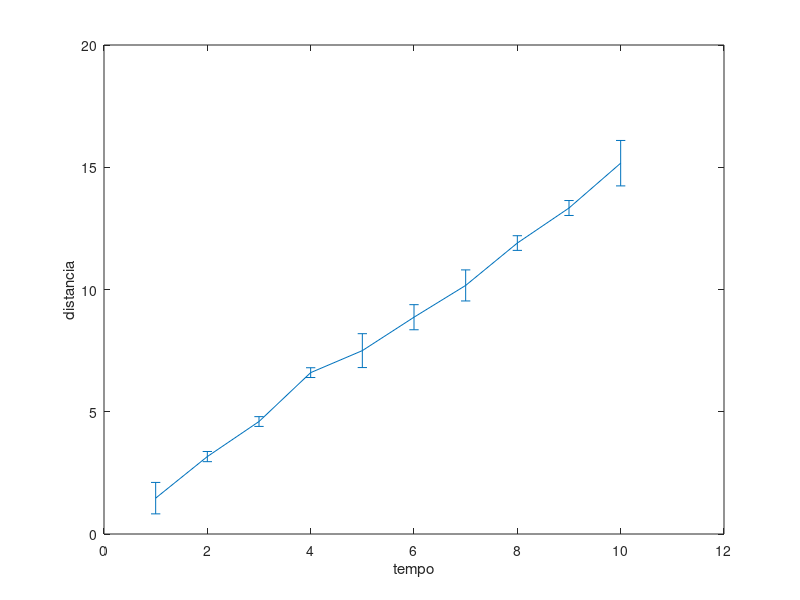
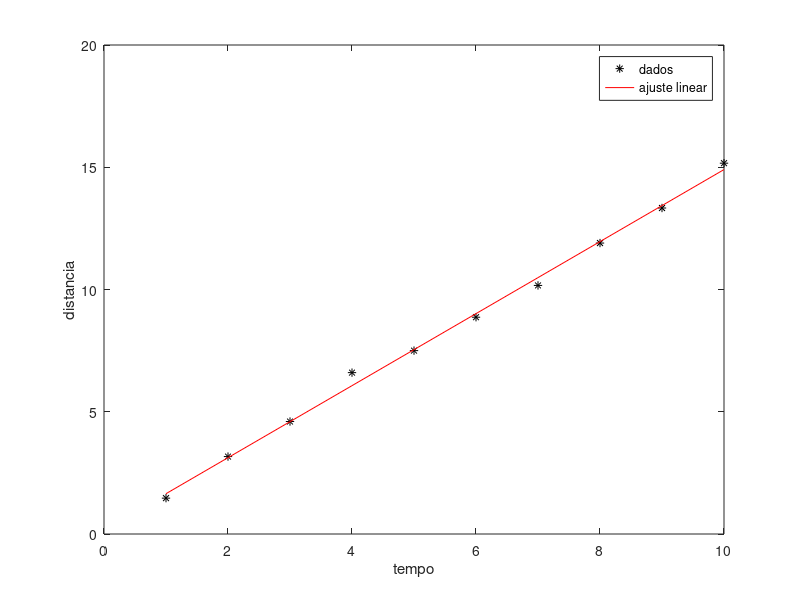

Reproduce these figures in MATLAB, in order.
x = 1:10;
y = [1, 3, 4.8, 6.6, 8.3, 9.0, 9.8, 11.6, 13.0, 16.2;     1.2, 3.4, 4.4, 6.4, 7.1, 8.3, 9.8, 12.2, 13.4, 14.9;     2.2, 3.1, 4.6, 6.8, 7.1, 9.3, 10.9, 11.9, 13.6, 14.4]; 

ymean = mean(y,1); %calcular a media 
desvio = std(y,0,1); %calcular o desvio padrao

figure(); %criar o grafico das medias com barra de erro
errorbar(x,ymean,desvio)
xlabel('tempo');
ylabel('distancia');

figure() %ajuste linear
p = polyfit(x,ymean,1) %retorna os coeficientes do ajuste linear
yfit = polyval(p,x);  %avalia o ajuste linear nos valores de x
plot(x, ymean, '*k', x, yfit, 'r') %grafico com os dados e o ajuste
xlabel('tempo');
ylabel('distancia');
legend('dados','ajuste linear');